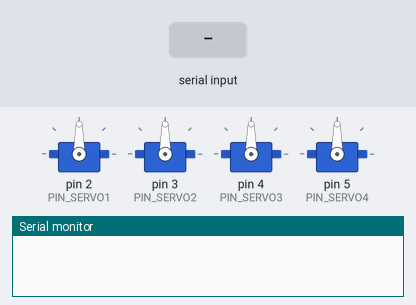
This sketch was run on a simulated Arduino Uno, built with avr-gcc and run on an emulated ATmega328P. Parts: 4 × servo, the last lines printed to the serial monitor. Inputs (shaded band) come from the test bench.

Above: at 1.2 s.
1.3 s: "90,45\n" received over Serial
At 1.8 s:
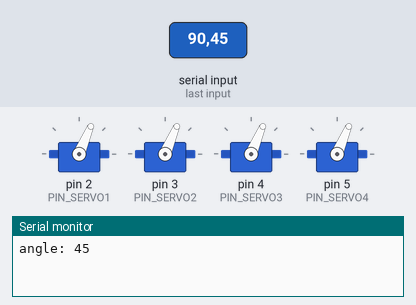
2.8 s: "5\n" received over Serial
At 4.0 s:
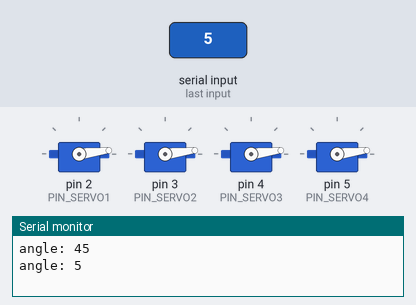
4.3 s: "90\n" received over Serial
At 5.1 s:
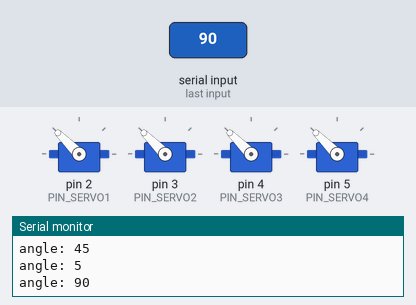
Timing chart, 0 to 7.3 s (numbered marks = the images above; inputs shaded):
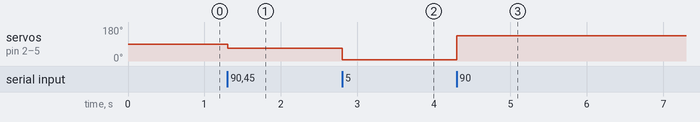

The sketch:

readservo_angle.ino
```cpp
#include <Servo.h>

Servo servo1;
Servo servo2;
Servo servo3;
Servo servo4;

int PIN_SERVO1      = 2;
int PIN_SERVO2      = 3;
int PIN_SERVO3      = 4;
int PIN_SERVO4      = 5;
int SERVO_MAX_ANGLE = 120;
int SERVO_MIN_ANGLE = 0;
int SERVO_PW_MIN    = 700;
int SERVO_PW_MAX    = 1900;

void setup() {
  // initialize serial:
  Serial.begin(9600);
  servo1.attach(PIN_SERVO1,SERVO_PW_MIN,SERVO_PW_MAX);
  servo2.attach(PIN_SERVO2,SERVO_PW_MIN,SERVO_PW_MAX);
  servo3.attach(PIN_SERVO3,SERVO_PW_MIN,SERVO_PW_MAX);
  servo4.attach(PIN_SERVO4,SERVO_PW_MIN,SERVO_PW_MAX);

}

void loop() {
  // if there's any serial available, read it:
  while (Serial.available() > 0) {

    // look for the next valid integer in the incoming serial stream:
    int angle = Serial.parseInt();
    if (Serial.read() == '\n')
    {
      if( angle >= SERVO_MIN_ANGLE && angle  <= SERVO_MAX_ANGLE )
      {
        Serial.print("angle: "); Serial.println(angle);
        int angle_map = map( angle, SERVO_MIN_ANGLE, SERVO_MAX_ANGLE, 0, 180 );
        servo1.write(angle_map);
        servo2.write(angle_map);
        servo3.write(angle_map);
        servo4.write(angle_map);
      }
    }
  }
}
```

Measured:
- after the input at 1.3 s, servo on pin 2 (PIN_SERVO1), servo on pin 3 (PIN_SERVO2), servo on pin 4 (PIN_SERVO3), servo on pin 5 (PIN_SERVO4): 90° → 67° at once
- after the input at 2.8 s, servo on pin 2 (PIN_SERVO1), servo on pin 3 (PIN_SERVO2), servo on pin 4 (PIN_SERVO3), servo on pin 5 (PIN_SERVO4): 67° → 7° at once
- after the input at 4.3 s, servo on pin 2 (PIN_SERVO1), servo on pin 3 (PIN_SERVO2), servo on pin 4 (PIN_SERVO3), servo on pin 5 (PIN_SERVO4): 7° → 135° at once
